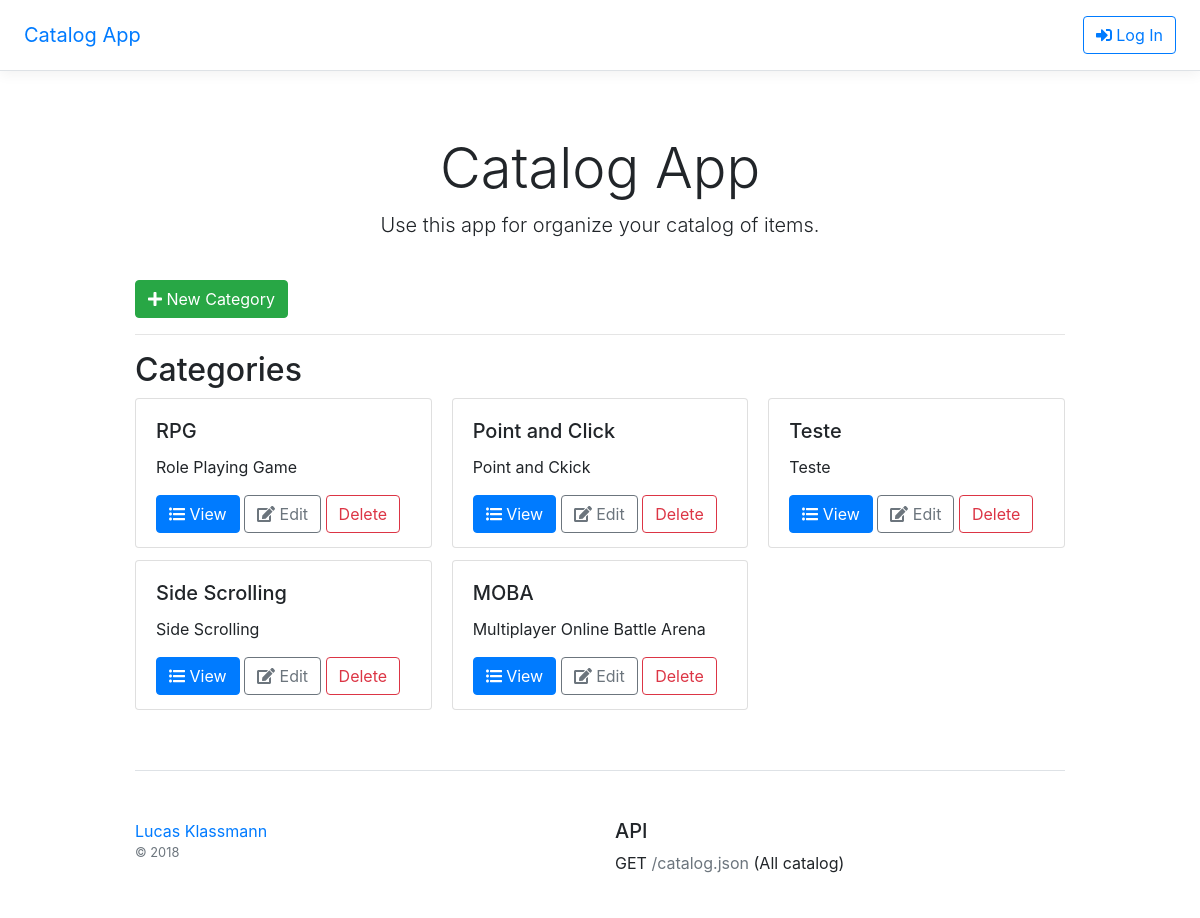
The page / on the database its author committed.
### database.py (models this page shows, shortened)
class Category(Base):
    __tablename__ = 'category'
    id = Column(Integer, primary_key = True)
    name = Column(String(200), nullable = False)
    description = Column(Text())
    items = relationship("Item", back_populates="category")

### app.py (the view)
@app.route('/')
def index():
    categories = session.query(Category).all()
    return render_template('index.html', categories=categories)

### templates/index.html
{% extends "base.html" %}
{% block content %}
<div class="row">
    <div class="col-md-12">
        <a class="btn btn-success" href="/category/new/"><i class="fas fa-plus"></i> New Category</a>
    </div>
</div>
<div class="row">
    <div class="col-md-12">
        <hr>
    </div>
</div>
<div class="row">
    <div class="col-md-12">
        <h2>Categories</h2>
        <div class="card-columns">
        {% for c in categories %}
            <div style="height: 150px;" class="card">
                <div class="card-body">
                <h5 class="card-title">{{ c.name }}</h5>
                <p class="card-text">{{ c.description }}</p>
                <a href="{{ url_for('category_view', category_id=c.id) }}" class="btn btn-primary"><i class="fas fa-list-ul"></i> View</a>
                <a href="{{ url_for('category_edit', category_id=c.id) }}" class="btn btn-outline-secondary"><i class="fas fa-edit"></i> Edit</a>
                <a href="{{ url_for('category_delete', category_id=c.id) }}" class="btn btn-outline-danger">Delete</a>
                </div>
            </div>
        {% endfor %}
        </div>
    </div>
</div>
{% endblock %}

### static/styles.css (style rules this page uses)
html { font-size: 14px; }
@media (min-width: 768px) { html { font-size: 16px; } }

### rows shown on the page
Category: name "RPG", description "Role Playing Game"
Category: name "Side Scrolling", description "Side Scrolling"
Category: name "Point and Click", description "Point and Ckick"
Category: name "MOBA", description "Multiplayer Online Battle Arena"
Category: name "Teste", description "Teste"
